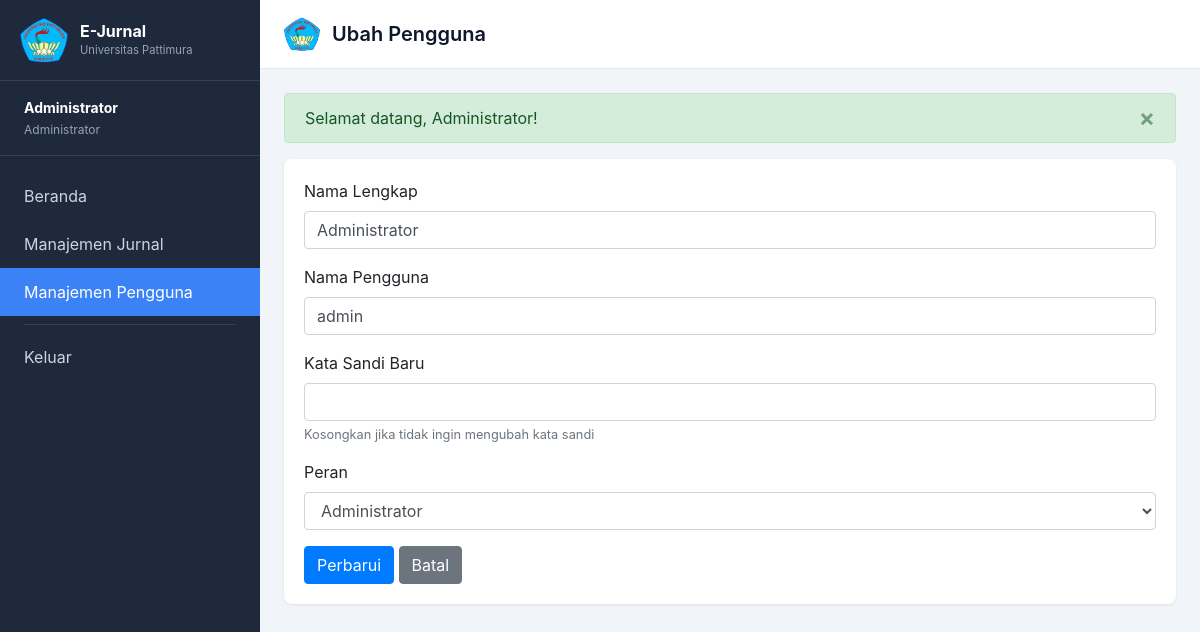
Screenshot of /pages/pengguna/edit.php?id=1 (signed in) with the database file from the repository.
### tables this page shows
CREATE TABLE IF NOT EXISTS `pengguna` (
  `id` int NOT NULL AUTO_INCREMENT,
  `nama` varchar(100) NOT NULL,
  `username` varchar(50) NOT NULL,
  `password` varchar(255) NOT NULL,
  `peran` enum('admin','petugas') NOT NULL DEFAULT 'petugas',
  `dibuat_pada` timestamp NULL DEFAULT CURRENT_TIMESTAMP,
  PRIMARY KEY (`id`),
  UNIQUE KEY `username` (`username`)
);

### config/helpers.php (called while the page is built, shortened)
<?php
function base_url($path = '')
{
    static $base = null;
    if ($base === null) {
        $docRoot = str_replace('\\', '/', realpath($_SERVER['DOCUMENT_ROOT']));
        $rootPath = str_replace('\\', '/', ROOT_PATH);
        if ($docRoot && strpos($rootPath, $docRoot) === 0) {
            $base = rtrim(substr($rootPath, strlen($docRoot)), '/') . '/';
        } else {
            $base = '/';
        }
    }
    return $base . ltrim($path, '/');
}
function url($path = '')
{
    return base_url($path);
}
function e($string)
{
    return htmlspecialchars((string) $string, ENT_QUOTES, 'UTF-8');
}
function label_peran($peran)
{
    return $peran === 'admin' ? 'Administrator' : 'Petugas';
}

### config/auth.php (called while the page is built, shortened)
<?php
function pengguna_masuk()
{
    return [
        'id' => $_SESSION['user_id'] ?? null,
        'nama' => $_SESSION['nama'] ?? '',
        'username' => $_SESSION['username'] ?? '',
        'peran' => $_SESSION['peran'] ?? '',
    ];
}

### pages/pengguna/edit.php (the view, shortened to what this page needs)
<?php
require_once __DIR__ . '/../../config/bootstrap.php';
$id = (int) ($_GET['id'] ?? 0);
$stmt = mysqli_prepare($koneksi, 'SELECT id, nama, username, peran FROM pengguna WHERE id = ? LIMIT 1');
mysqli_stmt_bind_param($stmt, 'i', $id);
mysqli_stmt_execute($stmt);
$d = mysqli_fetch_assoc(mysqli_stmt_get_result($stmt));
$judul_halaman = 'Ubah Pengguna';
$menu_aktif = 'pengguna';
require_once ROOT_PATH . '/includes/layout_awal.php';
?>
<div class="card-panel">
    <form method="post" action="<?php echo url('pages/pengguna/update.php'); ?>">
        <div class="form-group">
            <label>Nama Lengkap</label>
            <input type="text" name="nama" class="form-control" value="<?php echo e($d['nama']); ?>" required>
        </div>
        <div class="form-group">
            <label>Nama Pengguna</label>
            <input type="text" name="username" class="form-control" value="<?php echo e($d['username']); ?>" required>
        </div>
        <div class="form-group">
            <label>Kata Sandi Baru</label>
            <input type="password" name="password" class="form-control" minlength="6" autocomplete="new-password">
            <small class="form-text text-muted">Kosongkan jika tidak ingin mengubah kata sandi</small>
        </div>
        <div class="form-group">
            <label>Peran</label>
            <select name="peran" class="form-control" required>
                <option value="admin" <?php echo $d['peran'] === 'admin' ? 'selected' : ''; ?>>Administrator</option>
            </select>
        </div>
        <button type="submit" class="btn btn-primary">Perbarui</button>
        <a href="<?php echo url('pages/pengguna/index.php'); ?>" class="btn btn-secondary">Batal</a>
    </form>
</div>
<?php require_once ROOT_PATH . '/includes/layout_akhir.php'; ?>

### includes/layout_awal.php (shortened to what this page needs)
<?php
$pengguna = pengguna_masuk();
?>
<!DOCTYPE html>
<html lang="id">
<head>
    <link rel="stylesheet" href="https://maxcdn.bootstrapcdn.com/bootstrap/4.4.1/css/bootstrap.min.css">
    <link rel="stylesheet" href="<?php echo url('assets/css/admin.css'); ?>">
</head>
<body class="admin-body">
<div class="admin-wrapper">
    <aside class="admin-sidebar">
        <div class="sidebar-brand">
            <a href="<?php echo url('pages/dashboard.php'); ?>" class="sidebar-brand-link">
                <img src="<?php echo url(APP_LOGO); ?>" alt="Logo Universitas Pattimura" class="app-logo sidebar-logo">
                <span class="sidebar-brand-text">
                    E-Jurnal
                    <small>Universitas Pattimura</small>
                </span>
            </a>
        </div>
        <div class="sidebar-user">
            <strong><?php echo e($pengguna['nama']); ?></strong>
            <span><?php echo e(label_peran($pengguna['peran'])); ?></span>
        </div>
        <ul class="sidebar-nav">
            <li>
                <a href="<?php echo url('pages/dashboard.php'); ?>" class="<?php echo $menu_aktif === 'dashboard' ? 'active' : ''; ?>">
                    Beranda
                </a>
            </li>
            <li>
                <a href="<?php echo url('pages/jurnal/index.php'); ?>" class="<?php echo $menu_aktif === 'jurnal' ? 'active' : ''; ?>">
                    Manajemen Jurnal
                </a>
            </li>
            <?php if ($pengguna['peran'] === 'admin'): ?>
            <li>
                <a href="<?php echo url('pages/pengguna/index.php'); ?>" class="<?php echo $menu_aktif === 'pengguna' ? 'active' : ''; ?>">
                    Manajemen Pengguna
                </a>
            </li>
            <?php endif; ?>
            <li><div class="nav-divider"></div></li>
            <li>
                <a href="<?php echo url('logout.php'); ?>" onclick="return confirm('Apakah Anda yakin ingin keluar?')">
                    Keluar
                </a>
            </li>
        </ul>
    </aside>
    <div class="admin-content">
        <header class="admin-topbar">
            <div class="topbar-title">
                <img src="<?php echo url(APP_LOGO); ?>" alt="Logo UNPATTI" class="app-logo topbar-logo">
                <h1><?php echo e($judul_halaman); ?></h1>
            </div>
        </header>
        <main class="admin-main">
            <?php include ROOT_PATH . '/includes/alert.php'; ?>

### assets/css/admin.css (style rules this page uses)
:root { --sidebar-width: 260px; --sidebar-bg: #1e293b; --sidebar-hover: #334155; --sidebar-active: #3b82f6; --content-bg: #f1f5f9; }
* { box-sizing: border-box; }
body.admin-body { margin: 0; background: var(--content-bg); font-family: -apple-system, BlinkMacSystemFont, "Segoe UI", Roboto, sans-serif; }
.admin-wrapper { display: flex; min-height: 100vh; }
.admin-sidebar { width: var(--sidebar-width); background: var(--sidebar-bg); color: #e2e8f0; position: fixed; top: 0; left: 0; height: 100vh; overflow-y: auto; z-index: 1000; }
.sidebar-brand { padding: 1rem 1.25rem; border-bottom: 1px solid #334155; }
.sidebar-brand-link { display: flex; align-items: center; gap: 0.75rem; text-decoration: none; color: #fff; }
.sidebar-brand-text { display: flex; flex-direction: column; font-weight: 700; font-size: 1rem; line-height: 1.2; }
.sidebar-brand-text small { font-weight: 400; font-size: 0.7rem; color: #94a3b8; margin-top: 0.15rem; }
.app-logo { object-fit: contain; flex-shrink: 0; }
.sidebar-logo { width: 48px; height: 48px; }
.topbar-logo { width: 36px; height: 36px; }
.topbar-title { display: flex; align-items: center; gap: 0.75rem; }
.sidebar-user { padding: 1rem 1.5rem; border-bottom: 1px solid #334155; font-size: 0.875rem; }
.sidebar-user strong { color: #fff; display: block; }
.sidebar-user span { color: #94a3b8; font-size: 0.75rem; }
.sidebar-nav { padding: 1rem 0; list-style: none; margin: 0; }
.sidebar-nav a { display: flex; align-items: center; gap: 0.75rem; padding: 0.75rem 1.5rem; color: #cbd5e1; text-decoration: none; transition: background 0.15s, color 0.15s; }
.sidebar-nav a.active { background: var(--sidebar-active); color: #fff; }
.sidebar-nav .nav-divider { height: 1px; background: #334155; margin: 0.5rem 1.5rem; }
.admin-content { margin-left: var(--sidebar-width); flex: 1; min-width: 0; }
.admin-topbar { background: #fff; padding: 1rem 1.5rem; border-bottom: 1px solid #e2e8f0; display: flex; align-items: center; justify-content: space-between; }
.admin-topbar h1 { margin: 0; font-size: 1.25rem; font-weight: 600; color: #0f172a; }
.admin-main { padding: 1.5rem; }
.card-panel { background: #fff; border-radius: 0.5rem; box-shadow: 0 1px 3px rgba(0,0,0,0.08); padding: 1.25rem; }

### rows the page displays
pengguna: nama "Administrator", peran "Administrator", username "admin"

### other values shown
$judul_halaman "Ubah Pengguna"
$pesan['isi'] "Selamat datang, Administrator!"
